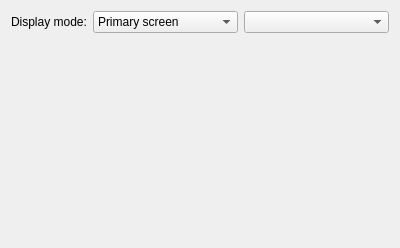
<?xml version="1.0" encoding="UTF-8"?>
<ui version="4.0">
 <class>ScreenMapper</class>
 <widget class="QDialog" name="ScreenMapper">
  <property name="geometry">
   <rect>
    <x>0</x>
    <y>0</y>
    <width>400</width>
    <height>248</height>
   </rect>
  </property>
  <property name="windowTitle">
   <string>Screen mapper</string>
  </property>
  <layout class="QGridLayout" name="gridLayout" columnstretch="1,2,2">
   <item row="0" column="1">
    <widget class="QComboBox" name="comboMode">
     <item>
      <property name="text">
       <string>Primary screen</string>
      </property>
     </item>
     <item>
      <property name="text">
       <string>Only selected</string>
      </property>
     </item>
     <item>
      <property name="text">
       <string>Selected priority</string>
      </property>
     </item>
     <item>
      <property name="text">
       <string>Clone</string>
      </property>
     </item>
    </widget>
   </item>
   <item row="0" column="0">
    <widget class="QLabel" name="labelMode">
     <property name="text">
      <string>Display mode:</string>
     </property>
    </widget>
   </item>
   <item row="0" column="2">
    <widget class="QComboBox" name="comboScreens"/>
   </item>
   <item row="1" column="0" colspan="3">
    <widget class="MapperWidget" name="mapperWidget" native="true"/>
   </item>
  </layout>
 </widget>
 <layoutdefault spacing="6" margin="11"/>
 <customwidgets>
  <customwidget>
   <class>MapperWidget</class>
   <extends>QWidget</extends>
   <header>mapperwidget.h </header>
   <container>1</container>
  </customwidget>
 </customwidgets>
 <resources/>
 <connections/>
</ui>
